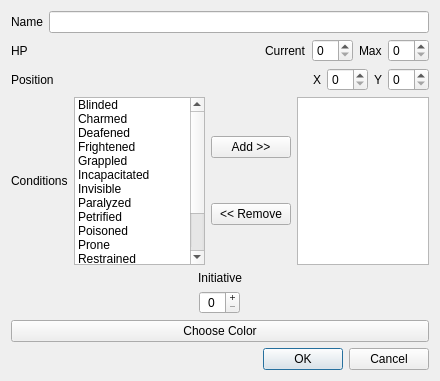
<?xml version="1.0" encoding="UTF-8"?>
<ui version="4.0">
 <class>PlayerEditDialog</class>
 <widget class="QDialog" name="PlayerEditDialog">
  <property name="geometry">
   <rect>
    <x>0</x>
    <y>0</y>
    <width>440</width>
    <height>381</height>
   </rect>
  </property>
  <property name="windowTitle">
   <string>Edit Player</string>
  </property>
  <layout class="QVBoxLayout" name="verticalLayout">
   <item>
    <layout class="QHBoxLayout" name="horizontalLayout">
     <item>
      <widget class="QLabel" name="label">
       <property name="text">
        <string>Name</string>
       </property>
      </widget>
     </item>
     <item>
      <widget class="QLineEdit" name="name"/>
     </item>
    </layout>
   </item>
   <item>
    <layout class="QHBoxLayout" name="horizontalLayout_2">
     <item>
      <widget class="QLabel" name="label_2">
       <property name="text">
        <string>HP</string>
       </property>
      </widget>
     </item>
     <item>
      <spacer name="horizontalSpacer">
       <property name="orientation">
        <enum>Qt::Horizontal</enum>
       </property>
       <property name="sizeHint" stdset="0">
        <size>
         <width>40</width>
         <height>20</height>
        </size>
       </property>
      </spacer>
     </item>
     <item>
      <widget class="QLabel" name="label_3">
       <property name="text">
        <string>Current</string>
       </property>
      </widget>
     </item>
     <item>
      <widget class="QSpinBox" name="currentHitpoints"/>
     </item>
     <item>
      <widget class="QLabel" name="label_4">
       <property name="text">
        <string>Max</string>
       </property>
      </widget>
     </item>
     <item>
      <widget class="QSpinBox" name="maxHitpoints"/>
     </item>
    </layout>
   </item>
   <item>
    <layout class="QHBoxLayout" name="horizontalLayout_3">
     <item>
      <widget class="QLabel" name="label_9">
       <property name="text">
        <string>Position</string>
       </property>
      </widget>
     </item>
     <item>
      <spacer name="horizontalSpacer_2">
       <property name="orientation">
        <enum>Qt::Horizontal</enum>
       </property>
       <property name="sizeHint" stdset="0">
        <size>
         <width>40</width>
         <height>20</height>
        </size>
       </property>
      </spacer>
     </item>
     <item>
      <widget class="QLabel" name="label_6">
       <property name="text">
        <string>X</string>
       </property>
      </widget>
     </item>
     <item>
      <widget class="QSpinBox" name="posX"/>
     </item>
     <item>
      <widget class="QLabel" name="label_7">
       <property name="text">
        <string>Y</string>
       </property>
      </widget>
     </item>
     <item>
      <widget class="QSpinBox" name="posY"/>
     </item>
    </layout>
   </item>
   <item>
    <layout class="QHBoxLayout" name="horizontalLayout_4">
     <item>
      <widget class="QLabel" name="label_5">
       <property name="text">
        <string>Conditions</string>
       </property>
      </widget>
     </item>
     <item>
      <widget class="QListWidget" name="inactiveConditionsList">
       <item>
        <property name="text">
         <string>Blinded</string>
        </property>
       </item>
       <item>
        <property name="text">
         <string>Charmed</string>
        </property>
       </item>
       <item>
        <property name="text">
         <string>Deafened</string>
        </property>
       </item>
       <item>
        <property name="text">
         <string>Frightened</string>
        </property>
       </item>
       <item>
        <property name="text">
         <string>Grappled</string>
        </property>
       </item>
       <item>
        <property name="text">
         <string>Incapacitated</string>
        </property>
       </item>
       <item>
        <property name="text">
         <string>Invisible</string>
        </property>
       </item>
       <item>
        <property name="text">
         <string>Paralyzed</string>
        </property>
       </item>
       <item>
        <property name="text">
         <string>Petrified</string>
        </property>
       </item>
       <item>
        <property name="text">
         <string>Poisoned</string>
        </property>
       </item>
       <item>
        <property name="text">
         <string>Prone</string>
        </property>
       </item>
       <item>
        <property name="text">
         <string>Restrained</string>
        </property>
       </item>
       <item>
        <property name="text">
         <string>Stunned</string>
        </property>
       </item>
       <item>
        <property name="text">
         <string>Unconscious</string>
        </property>
       </item>
       <item>
        <property name="text">
         <string>Exhaustion</string>
        </property>
       </item>
      </widget>
     </item>
     <item>
      <layout class="QVBoxLayout" name="verticalLayout_2">
       <item>
        <widget class="QPushButton" name="addCondition_button">
         <property name="text">
          <string>Add &gt;&gt;</string>
         </property>
        </widget>
       </item>
       <item>
        <widget class="QPushButton" name="removeCondition_button">
         <property name="text">
          <string>&lt;&lt; Remove</string>
         </property>
        </widget>
       </item>
      </layout>
     </item>
     <item>
      <widget class="QListWidget" name="activeConditionsList"/>
     </item>
    </layout>
   </item>
   <item>
    <widget class="QLabel" name="label_8">
     <property name="text">
      <string>Initiative</string>
     </property>
     <property name="alignment">
      <set>Qt::AlignCenter</set>
     </property>
    </widget>
   </item>
   <item alignment="Qt::AlignHCenter">
    <widget class="QSpinBox" name="initiativeSpinbox">
     <property name="alignment">
      <set>Qt::AlignCenter</set>
     </property>
     <property name="buttonSymbols">
      <enum>QAbstractSpinBox::PlusMinus</enum>
     </property>
    </widget>
   </item>
   <item>
    <widget class="QPushButton" name="pushButton_Color">
     <property name="text">
      <string>Choose Color</string>
     </property>
    </widget>
   </item>
   <item>
    <widget class="QDialogButtonBox" name="buttonBox">
     <property name="orientation">
      <enum>Qt::Horizontal</enum>
     </property>
     <property name="standardButtons">
      <set>QDialogButtonBox::Cancel|QDialogButtonBox::Ok</set>
     </property>
    </widget>
   </item>
  </layout>
 </widget>
 <resources/>
 <connections>
  <connection>
   <sender>buttonBox</sender>
   <signal>accepted()</signal>
   <receiver>PlayerEditDialog</receiver>
   <slot>accept()</slot>
   <hints>
    <hint type="sourcelabel">
     <x>248</x>
     <y>254</y>
    </hint>
    <hint type="destinationlabel">
     <x>157</x>
     <y>274</y>
    </hint>
   </hints>
  </connection>
  <connection>
   <sender>buttonBox</sender>
   <signal>rejected()</signal>
   <receiver>PlayerEditDialog</receiver>
   <slot>reject()</slot>
   <hints>
    <hint type="sourcelabel">
     <x>316</x>
     <y>260</y>
    </hint>
    <hint type="destinationlabel">
     <x>286</x>
     <y>274</y>
    </hint>
   </hints>
  </connection>
 </connections>
</ui>
